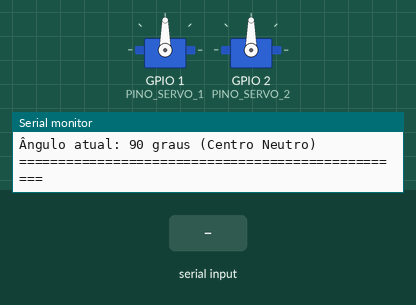
Simulated run of this sketch. Board: ESP32-S3. On the bench: 2 × servo, the last lines printed to the serial monitor. The test bench sets the inputs (shaded band).

Above: at 2.2 s.
2.3 s: "s\n" received over Serial
At 3.66 s:
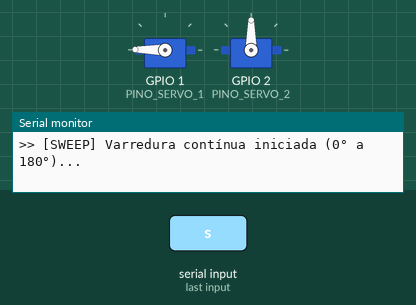
5.3 s: "max\n" received over Serial
6.8 s: "min\n" received over Serial
At 8.0 s:
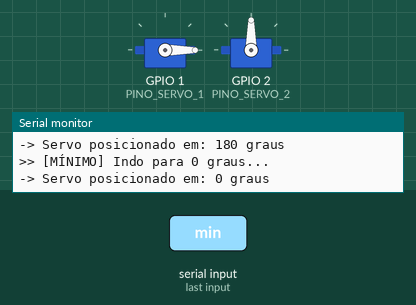
8.3 s: "s\n" received over Serial
At 8.76 s:
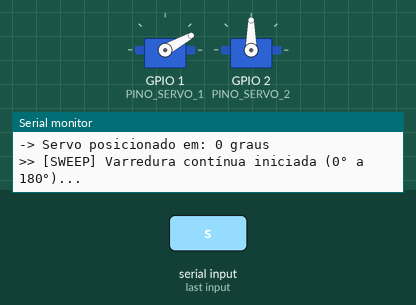
11.3 s: "2\n" received over Serial
At 11.47 s:
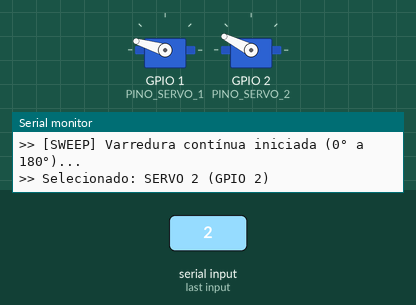
14.3 s: "b\n" received over Serial
Timing chart, 0 to 20.9 s (numbered marks = the images above; inputs shaded):
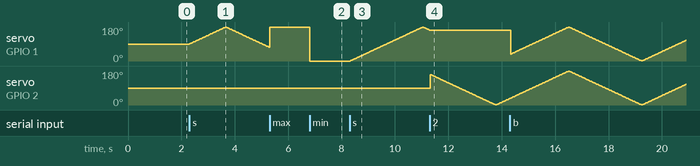

Measured:
- after the input at 2.3 s, servo on GPIO 1 (PINO_SERVO_1): rises from 90° to 179° in 1.3 s, then falls to 73° in 1.6 s
- after the input at 6.8 s, servo on GPIO 1 (PINO_SERVO_1): 180° → 0° at once
- after the input at 8.3 s, servo on GPIO 1 (PINO_SERVO_1): rises from 0° to 179° in 2.7 s, then falls to 163° in 0.27 s
- after the input at 11.3 s, servo on GPIO 1 (PINO_SERVO_1): stops changing and stays 163°

The sketch:

teste_servo_esp32.ino
```cpp
/*
 * ============================================================================
 * TESTE DE SERVO MOTOR SG90 NO ESP32-S3 - ALINHAMENTO E ENCAIXE 3D
 * ============================================================================
 * Projeto: Rover / Drone Terrestre
 * Microcontrolador: ESP32-S3 CAM (N16R8) ou qualquer placa ESP32
 *
 * ESQUEMA DE LIGAÇÃO:
 * -------------------
 * Fio do Servo SG90 | Sinal | Conectar no ESP32-S3 CAM
 * ------------------|-------|----------------------------------------------
 * Marrom / Preto    | GND   | Pino GND
 * Vermelho          | VCC   | Pino 5V (ou VBUS da porta USB)
 * Laranja / Amarelo | PWM   | GPIO 1 (Servo 1 - Pan)
 * (Opcional 2º)     | PWM   | GPIO 2 (Servo 2 - Tilt)
 *
 * ⚠️ ATENÇÃO ELÉTRICA NO ESP32:
 * 1. O ESP32 trabalha com nível lógico de 3.3V. O sinal PWM de 3.3V (GPIO 1/2)
 *    é 100% compatível com a entrada de sinal do micro servo SG90.
 * 2. O servo precisa de 5V na alimentação (fio vermelho). NÃO ligue o fio
 *    vermelho no pino 3.3V do ESP32 (o servo ficará fraco e com falhas).
 * 3. Queda de tensão (Brownout): Servos puxam picos de corrente na partida.
 *    Se o ESP32 reiniciar sozinho (Brownout Reset), utilize uma porta USB 3.0
 *    com bom cabo ou alimente o servo por uma fonte 5V externa (Step-Down 5V),
 *    mantendo SEMPRE o GND do ESP32 interligado ao GND da fonte externa.
 * ============================================================================
 */

#include <ESP32Servo.h>

Servo servo1; // Servo 1 (Pan)
Servo servo2; // Servo 2 (Tilt)

// Pinos GPIO padrão livres na maioria das placas ESP32-S3 CAM
const int PINO_SERVO_1 = 1;
const int PINO_SERVO_2 = 2;

int servoSelecionado = 1; // 1 = Servo 1, 2 = Servo 2, 3 = Ambos
int anguloAtual = 90;
bool modoSweep = false;
int direcaoSweep = 1;
unsigned long ultimoPassoSweep = 0;
const int VELOCIDADE_SWEEP_MS = 15;

void imprimirMenu() {
  Serial.println(F("\n=================================================="));
  Serial.println(F("🤖 TESTE DE SERVO SG90 - ESP32-S3 CAM"));
  Serial.println(F("=================================================="));
  Serial.println(F("COMANDOS VIA MONITOR SERIAL:"));
  Serial.println(F("  [0 a 180] : Move para o ângulo desejado (ex: 90, 45, 180)"));
  Serial.println(F("  'c'       : Centralizar em 90 graus (NEUTRO PARA ENCAIXE 3D)"));
  Serial.println(F("  'min'     : Ir para batente mínimo (0 graus)"));
  Serial.println(F("  'max'     : Ir para batente máximo (180 graus)"));
  Serial.println(F("  's'       : Iniciar / Pausar varredura suave contínua (Sweep)"));
  Serial.println(F("  '1'       : Selecionar apenas Servo 1 (GPIO 1)"));
  Serial.println(F("  '2'       : Selecionar apenas Servo 2 (GPIO 2)"));
  Serial.println(F("  'b'       : Selecionar AMBOS os servos simultaneamente"));
  Serial.println(F("--------------------------------------------------"));
  Serial.print(F("Alvo atual: "));
  if (servoSelecionado == 1) Serial.println(F("Servo 1 (GPIO 1)"));
  else if (servoSelecionado == 2) Serial.println(F("Servo 2 (GPIO 2)"));
  else Serial.println(F("Ambos (GPIO 1 e 2)"));
  Serial.print(F("Ângulo atual: "));
  Serial.print(anguloAtual);
  Serial.println(F(" graus (Centro Neutro)"));
  Serial.println(F("==================================================\n"));
}

void moverServo(int angulo) {
  angulo = constrain(angulo, 0, 180);
  anguloAtual = angulo;

  if (servoSelecionado == 1 || servoSelecionado == 3) {
    servo1.write(angulo);
  }
  if (servoSelecionado == 2 || servoSelecionado == 3) {
    servo2.write(angulo);
  }

  Serial.print(F("-> Servo posicionado em: "));
  Serial.print(angulo);
  Serial.println(F(" graus"));
}

void setup() {
  Serial.begin(115200);
  delay(1000); // Tempo para o conversor USB CDC do ESP32-S3 enumerar

  // Aloca timers do ESP32 para controle PWM
  ESP32PWM::allocateTimer(0);
  ESP32PWM::allocateTimer(1);
  ESP32PWM::allocateTimer(2);
  ESP32PWM::allocateTimer(3);

  // Frequência padrão de controle para servos analógicos SG90 (50Hz)
  servo1.setPeriodHertz(50);
  servo2.setPeriodHertz(50);

  // Associa os pinos com pulsos padrão do SG90 (500us a 2400us)
  servo1.attach(PINO_SERVO_1, 500, 2400);
  servo2.attach(PINO_SERVO_2, 500, 2400);

  // Posição inicial: 90 graus (neutro/central para encaixe da cruzeta)
  servo1.write(90);
  servo2.write(90);
  anguloAtual = 90;

  imprimirMenu();
}

void loop() {
  if (Serial.available() > 0) {
    String entrada = Serial.readStringUntil('\n');
    entrada.trim();

    if (entrada.length() > 0) {
      if (entrada.equalsIgnoreCase("c")) {
        modoSweep = false;
        Serial.println(F(">> [CENTRO] Alinhando em 90 graus para encaixe mecânico..."));
        moverServo(90);
      }
      else if (entrada.equalsIgnoreCase("min")) {
        modoSweep = false;
        Serial.println(F(">> [MÍNIMO] Indo para 0 graus..."));
        moverServo(0);
      }
      else if (entrada.equalsIgnoreCase("max")) {
        modoSweep = false;
        Serial.println(F(">> [MÁXIMO] Indo para 180 graus..."));
        moverServo(180);
      }
      else if (entrada.equalsIgnoreCase("s")) {
        modoSweep = !modoSweep;
        if (modoSweep) {
          Serial.println(F(">> [SWEEP] Varredura contínua iniciada (0° a 180°)..."));
        } else {
          Serial.println(F(">> [SWEEP] Varredura pausada."));
        }
      }
      else if (entrada.equals("1")) {
        servoSelecionado = 1;
        Serial.println(F(">> Selecionado: SERVO 1 (GPIO 1)"));
      }
      else if (entrada.equals("2")) {
        servoSelecionado = 2;
        Serial.println(F(">> Selecionado: SERVO 2 (GPIO 2)"));
      }
      else if (entrada.equalsIgnoreCase("b")) {
        servoSelecionado = 3;
        Serial.println(F(">> Selecionado: AMBOS OS SERVOS (GPIO 1 e 2)"));
      }
      else {
        bool ehNumero = true;
        for (unsigned int i = 0; i < entrada.length(); i++) {
          if (!isDigit(entrada.charAt(i))) {
            ehNumero = false;
            break;
          }
        }

        if (ehNumero) {
          modoSweep = false;
          int anguloDesejado = entrada.toInt();
          if (anguloDesejado >= 0 && anguloDesejado <= 180) {
            moverServo(anguloDesejado);
          } else {
            Serial.println(F("⚠️ Ângulo inválido! Digite um valor entre 0 e 180."));
          }
        } else {
          Serial.print(F("⚠️ Comando não reconhecido: '"));
          Serial.print(entrada);
          Serial.println(F("'. Digite 'c', 's', 'min', 'max' ou um número (0-180)."));
        }
      }
    }
  }

  // Execução da varredura suave
  if (modoSweep) {
    if (millis() - ultimoPassoSweep >= VELOCIDADE_SWEEP_MS) {
      ultimoPassoSweep = millis();
      anguloAtual += direcaoSweep;

      if (anguloAtual >= 180) {
        anguloAtual = 180;
        direcaoSweep = -1;
      } else if (anguloAtual <= 0) {
        anguloAtual = 0;
        direcaoSweep = 1;
      }

      if (servoSelecionado == 1 || servoSelecionado == 3) {
        servo1.write(anguloAtual);
      }
      if (servoSelecionado == 2 || servoSelecionado == 3) {
        servo2.write(anguloAtual);
      }
    }
  }
}
```
